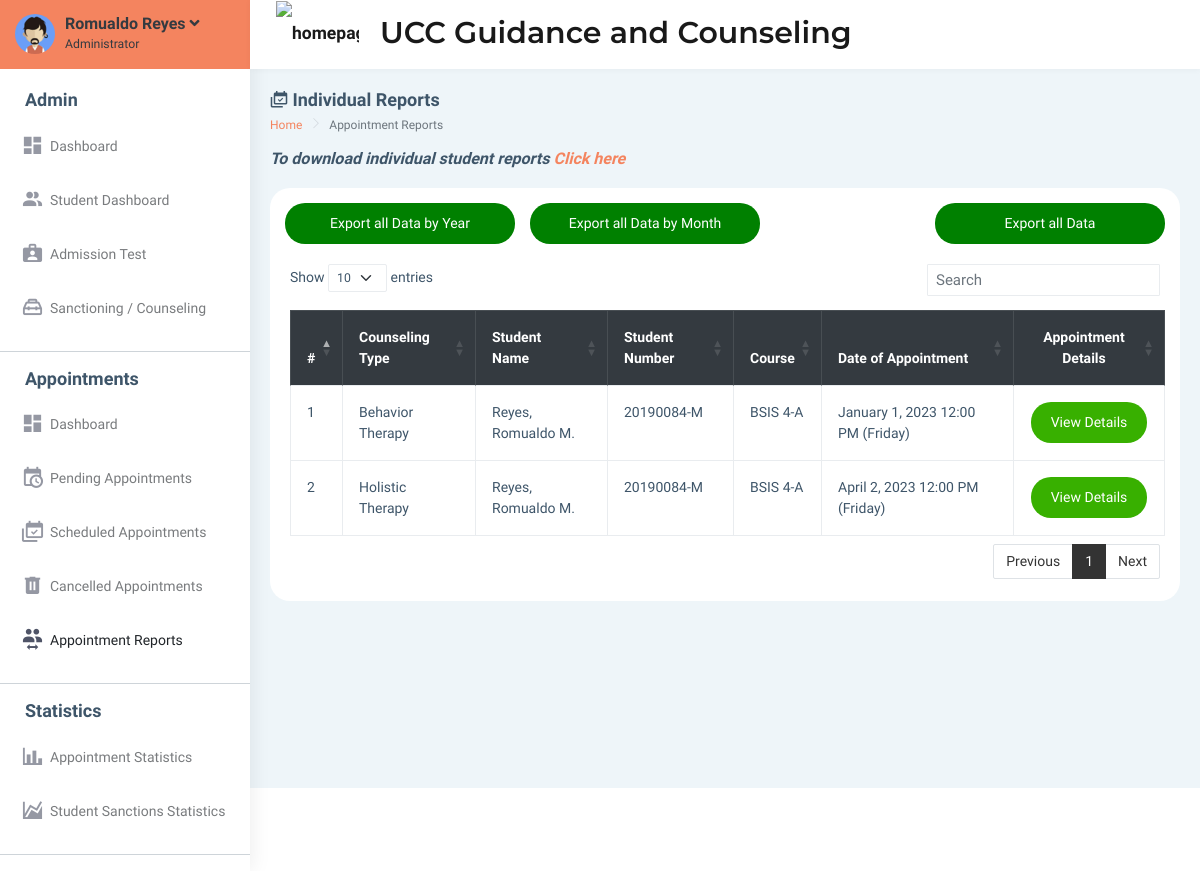
/adminPortal/appointmentHistory.php (signed in), run on the app's committed database.
### tables this page shows
CREATE TABLE `tbl_students` (
  `ID` int(11) NOT NULL,
  `studentNumber` varchar(45) NOT NULL,
  `studentName` varchar(45) NOT NULL,
  `studentCourse` varchar(45) NOT NULL,
  `studentEmail` varchar(45) NOT NULL,
  `studentPassword` varchar(45) NOT NULL,
  `vkey` varchar(45) NOT NULL,
  `studentCreateDate` timestamp(6) NOT NULL DEFAULT current_timestamp(6),
  `studentVerified` varchar(3) NOT NULL,
  `userType` varchar(5) NOT NULL,
  `userStatus` int(1) NOT NULL,
  `regForm` varchar(255) NOT NULL,
  `regSelfie` varchar(255) NOT NULL,
  `resetCode` varchar(45) NOT NULL
);

CREATE TABLE `tbl_counselinghistory` (
  `ID` int(11) NOT NULL,
  `counselingType` varchar(45) NOT NULL,
  `requesterName` varchar(45) NOT NULL,
  `studentNumber` varchar(45) NOT NULL,
  `studentCourse` varchar(45) NOT NULL,
  `studentEmail` varchar(45) NOT NULL,
  `counselingDetails` mediumtext NOT NULL,
  `counselingSchedule` varchar(255) NOT NULL,
  `counselingStatus` varchar(45) NOT NULL,
  `counselor` varchar(45) NOT NULL,
  `counselorRemarks` mediumtext NOT NULL,
  `dateCompleted` datetime NOT NULL DEFAULT current_timestamp()
);

### adminPortal/appointmentHistory.php (the view, shortened to what this page needs)
<?php include 'sources/session.php';
?>
<!DOCTYPE html>
<html dir="ltr" lang="en">
<head>
    <link rel="stylesheet" href="https://cdn.datatables.net/1.12.1/css/dataTables.bootstrap5.min.css">
    <link rel="stylesheet" href="src/styles/customStyle.css">
</head>
<?php
include 'includes/header.php';
?>
<body>
    <div id="main-wrapper" data-layout="vertical" data-navbarbg="skin5" data-sidebartype="full" data-sidebar-position="absolute" data-header-position="absolute" data-boxed-layout="full">
        <?php include 'includes/topbar.php' ?>
        <?php include 'includes/sidebar.php' ?>
        <div class="page-wrapper">
            <div class="page-breadcrumb">
                <div class="row align-items-center">
                    <div class="col-5">
                        <h4 class="page-title"><i class="mdi mdi-calendar-multiple-check"></i> Individual Reports</h4>
                        <div class="d-flex align-items-center">
                            <nav aria-label="breadcrumb">
                                <ol class="breadcrumb">
                                    <li class="breadcrumb-item"><a href="index.php" style="color: #f4845f;">Home</a></li>
                                    <li class="breadcrumb-item active" aria-current="page">Appointment Reports</li>
                                </ol>
                            </nav>
                        </div>
                        <i><h5 class="page-title" style="margin-top: 10px;">To download individual student reports <a class="hyperlnk" href="studentLists.php"">Click here</a></h5></i>
                    </div>
                </div>
            </div>
            <div class="container-fluid">
                <div class="row">
                    <div class="col-12">
                        <div class="card">
                            <form action="export-individual-reports.php" method="POST">
                                <button type='button' style="margin-top: 15px; width: 230px; margin-left: 15px; float: left;" class='btn btn-primary btnexport' data-bs-toggle='modal' data-bs-target='#exportYearModal'> Export all Data by Year</button>
                                <button type='button' style="margin-top: 15px; width: 230px; margin-left: 15px; float: left;" class='btn btn-primary btnexport' data-bs-toggle='modal' data-bs-target='#exportMonthModal'> Export all Data by Month</button>
                                <button type='submit' style="margin-top: 15px; width: 230px; margin-right: 15px;float: right;" class='btn btn-primary btnexport' name="exportAll"> Export all Data</button>
                            </form>
                            <div class="table-responsive" style="padding: 20px;">
                                <table id="dataTable" class="table table-bordered table-hover">
                                    <thead class="table-dark">
                                        <tr style="text-align: center;">
                                            <th scope="col" style="color: #fff;">#</th>
                                            <th scope="col" style="color: #fff;">Counseling Type</th>
                                            <th scope="col" style="color: #fff;">Student Name</th>
                                            <th scope="col" style="color: #fff;">Student Number</th>
                                            <th scope="col" style="color: #fff;">Course</th>
                                            <th scope="col" style="color: #fff;">Date of Appointment</th>
                                            <th scope="col" style="color: #fff; text-align: center;">Appointment Details</th>
                                        </tr>
                                    </thead>
                                    <tbody>
                                        <?php
                                        $load = mysqli_query($mysqli, "SELECT * FROM tbl_counselinghistory WHERE counselingStatus = 'Completed'");
                                        $i = 1;
                                        while ($row = $load->fetch_assoc()) {
                                            echo "<tr>
                                                 <td>" . $i . "</td>
                                                 ";
                                            echo "
                                                 <td>" . $row["counselingType"] . "</td>
                                                 <td>" . $row["requesterName"] . "</td>
                                                 <td style='text-transform: uppercase;'>" . $row["studentNumber"] . "</td>
                                                 <td style='text-transform: uppercase;'>" . $row["studentCourse"] . "</td>
                                                 <td style='display: none;'>" . $row["studentEmail"] . "</td>
                                                 <td>" . $row["counselingSchedule"] . "</td>
                                                 <td style='text-align:center;'><button type='button' class='btn btn-primary btngreen scseemorebtn' data-bs-toggle='modal' data-bs-target='#seemoreModal'>
                                                     View Details
                                                 </button></td>
                                                 <td style='display: none;'></td>
                                                <td style='display: none;'>" . $row["counselingDetails"] . "</td>
                                                <td style='display: none;'>" . $row["ID"] . "</td>
                                                <td style='display: none;'>" . $row["counselor"] . "</td>
                                                <td style='display: none;'>" . $row["counselorRemarks"] . "</td>
                                                <td style='display: none;'>" . date('F j, Y h:i A (l)', strtotime($row["dateCompleted"])) . "</td>
                                                 </tr>";
                                            $i++;
                                        }
                                        ?>
                                    </tbody>
                                </table>
                            </div>
                        </div>
                    </div>
                </div>
            </div>
        </div>
    </div>
</body>
</html>

### adminPortal/includes/header.php (shortened to what this page needs)
<head>
    <link href="../assets/libs/chartist/dist/chartist.min.css" rel="stylesheet">
    <link href="../dist/css/style.min.css" rel="stylesheet">
</head>

### adminPortal/includes/topbar.php (shortened to what this page needs)
<header class="topbar" data-navbarbg="skin1" style="margin-left: 250px; height: 69px;">
    <nav class="navbar top-navbar navbar-expand-md navbar-light">
        <div class="navbar-header" data-logobg="skin1">
            <a class="navbar-brand" href="index.php">
                <b class="logo-icon">
                    <img src="../src/images/uccLogo.png" alt="homepage" style="margin-top:-50px;margin-bottom:-50px; width: 50px;" />
                </b>
                <h2 class="title">UCC Guidance and Counseling</h2>
            </a>
        </div>
    </nav>
</header>

### adminPortal/includes/sidebar.php (shortened to what this page needs)
<?php
include '../config.php';
$query = mysqli_query($mysqli, "SELECT * FROM tbl_students WHERE studentNumber='{$_SESSION['SESSION_EMAIL']}'");
if (mysqli_num_rows($query) > 0) {
    $row = mysqli_fetch_assoc($query);
    $sName = $row['studentName'];
}
?>
<link rel="stylesheet" href="//cdn.jsdelivr.net/npm/@mdi/font@6.9.96/css/materialdesignicons.min.css">
<aside class="left-sidebar" data-sidebarbg="skin6" style="margin-top: -85px;">
    <div class="scroll-sidebar">
        <nav class="sidebar-nav">
            <ul id="sidebarnav">
                <li>
                    <div class="user-profile d-flex no-block dropdown m-t-20" style="background-color: #f4845f !important;">
                        <div class="user-pic"><img src="../assets/images/users/d1.jpg" alt="users" class="rounded-circle" width="40" /></div>
                        <div class="user-content hide-menu m-l-10">
                            <a href="#" class="" id="Userdd" role="button" data-bs-toggle="dropdown" aria-haspopup="true" aria-expanded="false">
                                <h5 class="m-b-0 user-name font-medium"><?php echo $sName ?> <i class="fa fa-angle-down"></i></h5>
                                <small style="color: black;">Administrator</small>
                            </a>
                        </div>
                    </div>
                </li>
                <h4 class="col-md-12" style="margin-top:20px; margin-left:25px;">Admin</h4>
                <li class="sidebar-item"> <a class="sidebar-link waves-effect waves-dark sidebar-link" href="index.php" aria-expanded="false"><i class="mdi mdi-view-dashboard"></i><span class="hide-menu">Dashboard</span></a></li>
                <li class="sidebar-item"> <a class="sidebar-link waves-effect waves-dark sidebar-link" href="student.php" aria-expanded="false"><i class="mdi mdi-account-multiple"></i><span class="hide-menu">Student Dashboard</span></a></li>
                <li class="sidebar-item"> <a class="sidebar-link waves-effect waves-dark sidebar-link" href="admissiontest-records.php" aria-expanded="false"><i class="mdi mdi-briefcase-account"></i><span class="hide-menu">Admission Test</span></a></li>
                <li class="sidebar-item"> <a class="sidebar-link waves-effect waves-dark sidebar-link" href="sanctions-and-counseling.php" aria-expanded="false"><i class="mdi mdi-toolbox-outline"></i><span class="hide-menu">Sanctioning / Counseling</span></a></li>
                <hr class="hr" />
                <h4 class="col-md-12" style="margin-top:10px; margin-left:25px;">Appointments</h4>
                <li class="sidebar-item"> <a class="sidebar-link waves-effect waves-dark sidebar-link" href="appointmentsDashboard.php" aria-expanded="false"><i class="mdi mdi-view-dashboard"></i><span class="hide-menu">Dashboard</span></a></li>
                <li class="sidebar-item"> <a class="sidebar-link waves-effect waves-dark sidebar-link" href="pendingAppointments.php" aria-expanded="false"><i class="mdi mdi-calendar-clock"></i><span class="hide-menu">Pending Appointments</span></a></li>
                <li class="sidebar-item"> <a class="sidebar-link waves-effect waves-dark sidebar-link" href="scheduledAppointments.php" aria-expanded="false"><i class="mdi mdi-calendar-multiple-check"></i><span class="hide-menu">Scheduled Appointments</span></a></li>
                <li class="sidebar-item"> <a class="sidebar-link waves-effect waves-dark sidebar-link" href="cancelledAppointments.php" aria-expanded="false"><i class="mdi mdi-trash-can"></i><span class="hide-menu">Cancelled Appointments</span></a></li>
                <li class="sidebar-item"> <a class="sidebar-link waves-effect waves-dark sidebar-link" href="appointmentHistory.php" aria-expanded="false"><i class="mdi mdi-account-switch"></i><span class="hide-menu">Appointment Reports</span></a></li>
                <hr class="hr" />
                <h4 class="col-md-12" style="margin-top:10px; margin-left:25px;">Statistics</h4>
                <li class="sidebar-item"> <a class="sidebar-link waves-effect waves-dark sidebar-link" href="appointmentStatistics.php" aria-expanded="false"><i class="mdi mdi-chart-bar"></i><span class="hide-menu">Appointment Statistics</span></a></li>
                <li class="sidebar-item"> <a class="sidebar-link waves-effect waves-dark sidebar-link" href="sanctionStatistics.php" aria-expanded="false"><i class="mdi mdi-chart-areaspline"></i><span class="hide-menu">Student Sanctions Statistics</span></a></li>
                <hr class="hr" />
            </ul>
        </nav>
    </div>
</aside>

### adminPortal/src/styles/customStyle.css (style rules this page uses)
.card { border-radius: 20px !important; }
.seemorebtn, .btngreen { background: #38b000 !important; color: #fff !important; padding: 10px 20px 10px 20px !important; border-style:none !important; border-radius: 20px !important; }
.btnexport { background: #008000 !important; color: #fff !important; padding: 10px 20px 10px 20px !important; border-style:none !important; border-radius: 20px !important; }
.hyperlnk { color: #f4845f; }

### adminPortal/includes/topbar.php (style rules this page uses)
header h2 { margin-top: 10px; padding-left: 1rem; font-weight: 600; font-family: "Montserrat", sans-serif !important; }
.logo-icon img { margin-left: 1rem; }
@media only screen and (max-width: 1200px) { header { margin-left: 250px !important; transition: margin-left 300ms; } }

### adminPortal/includes/sidebar.php (style rules this page uses)
.user-content a h5, .user-content a small { color: #343a40 !important; }
.left-sidebar { height: auto !important; }

### data on the page
tbl_students: studentName "Romualdo Reyes"
tbl_counselinghistory: counselingType "Behavior Therapy", requesterName "Reyes, Romualdo M.", studentNumber "20190084-M", studentCourse "BSIS 4-A", counselingSchedule "January 1, 2023 12:00 PM (Friday)"
tbl_counselinghistory: counselingType "Holistic Therapy", requesterName "Reyes, Romualdo M.", studentNumber "20190084-M", studentCourse "BSIS 4-A", counselingSchedule "April 2, 2023 12:00 PM (Friday)"
